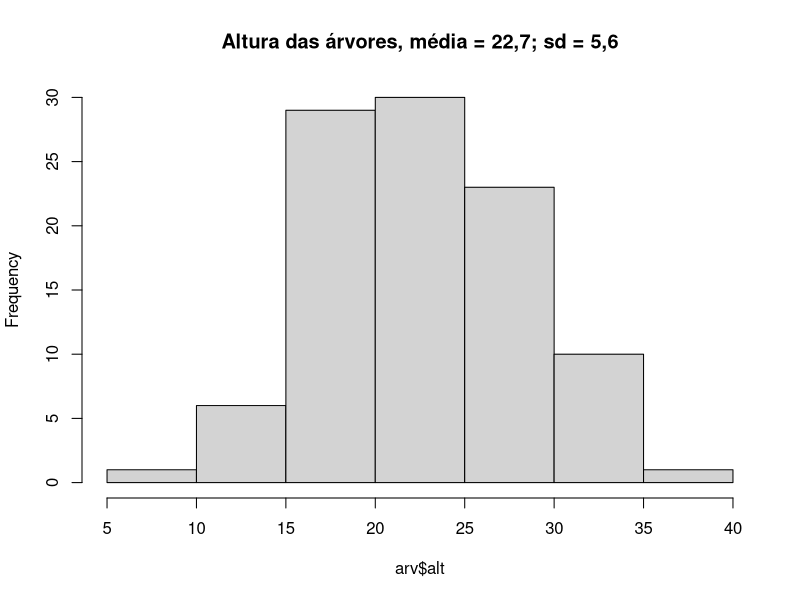
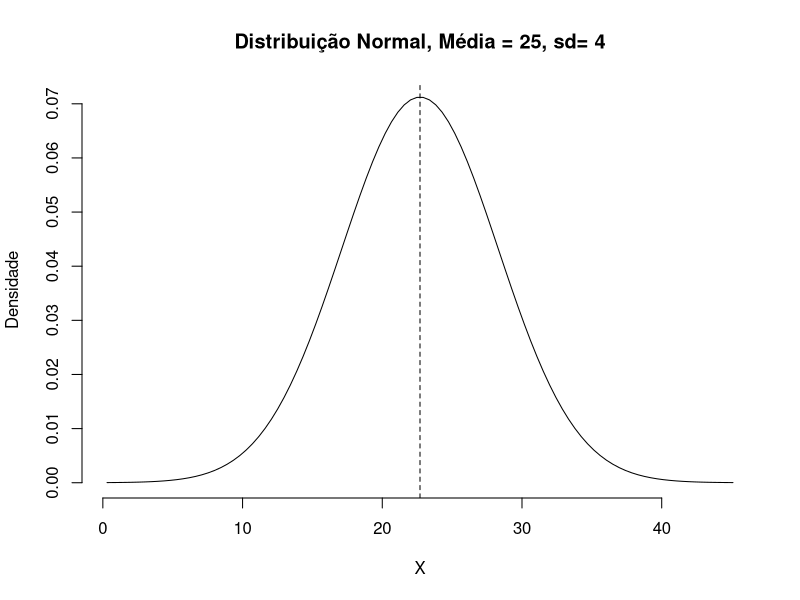
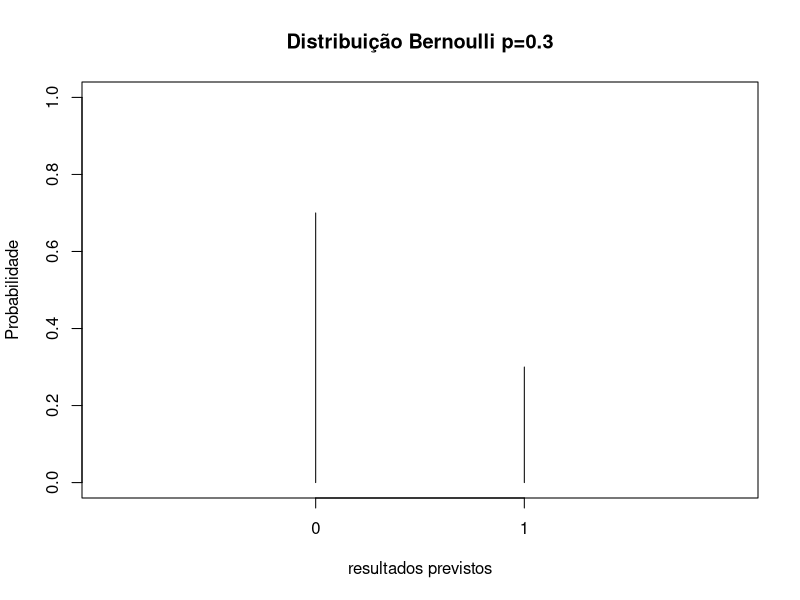
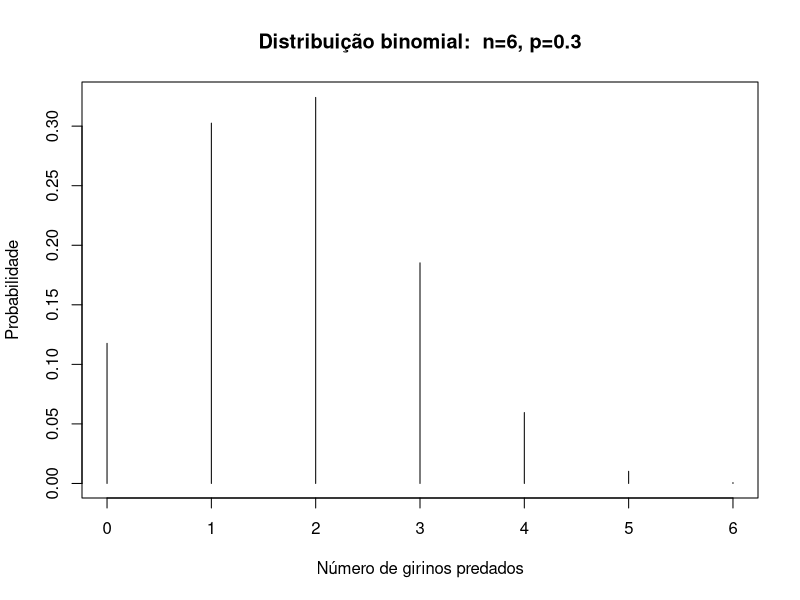
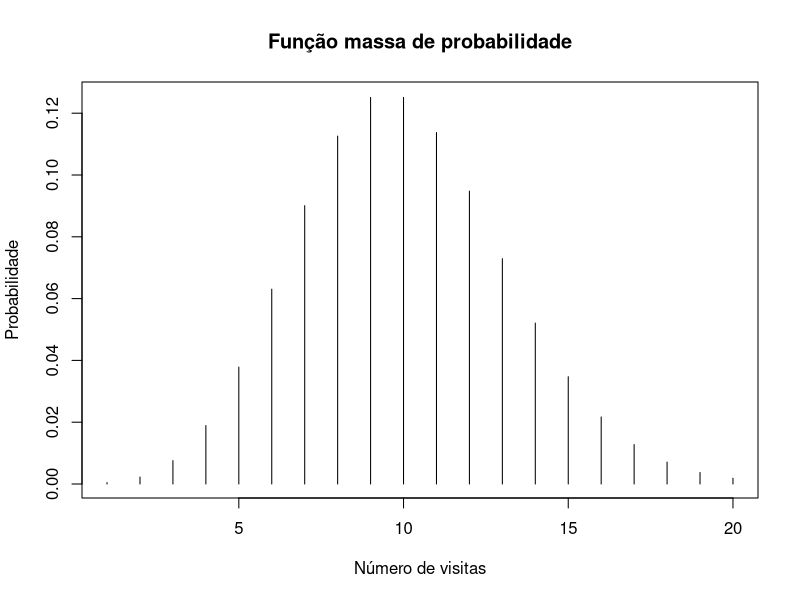
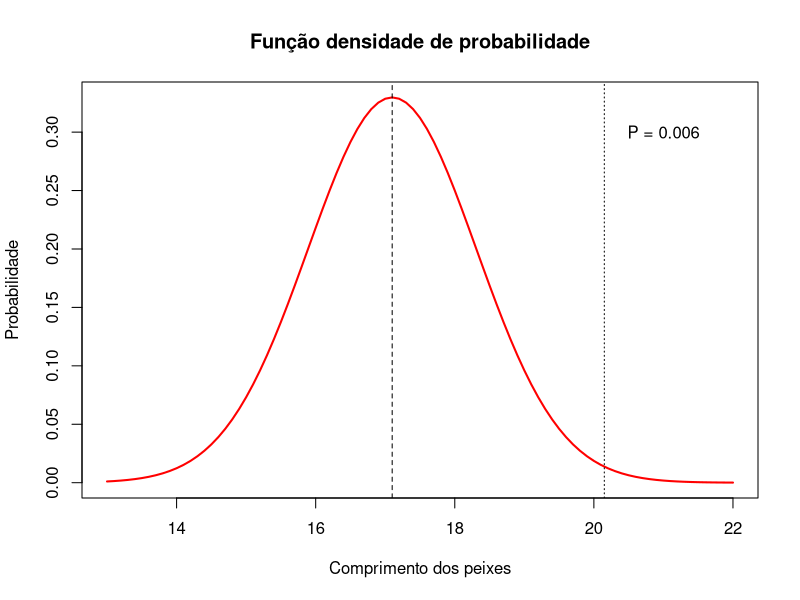
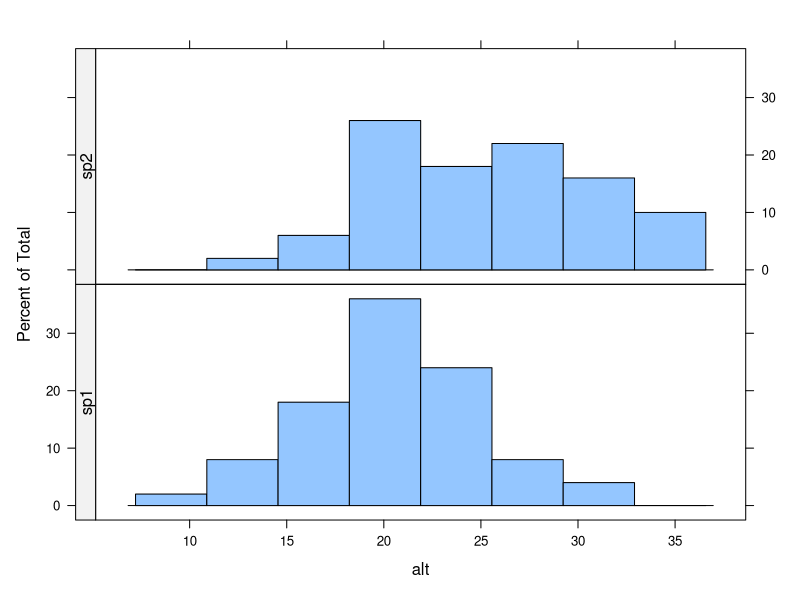
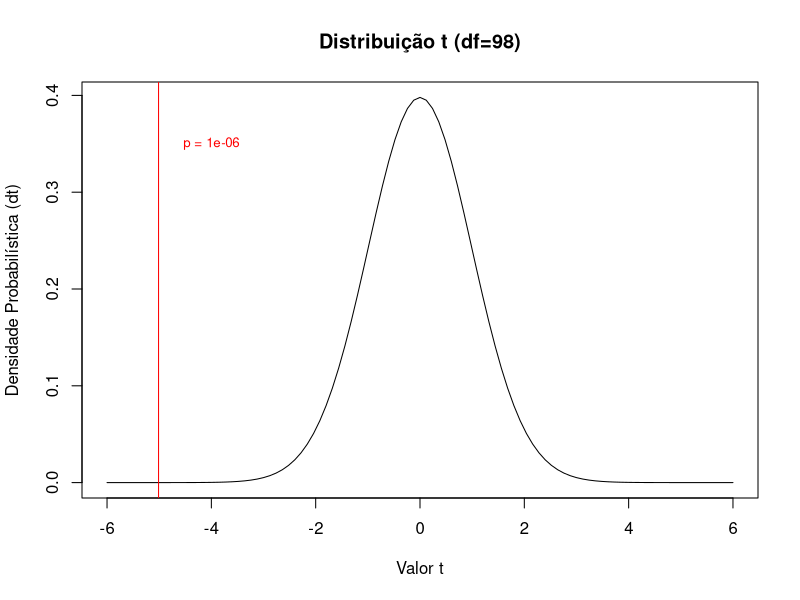

These figures' R source, in order: (Note: this script raises an error after producing the figures.)
#####################################
# Material de acompanhamento Aula 2 #
####################################
# Por: Melina Leite

## Um problema

arv <-read.table("arvores.csv", sep=";", header=T)
hist(arv$alt, main="Altura das árvores, média = 22,7; sd = 5,6")
mean(arv$alt); var(arv$alt); sd(arv$alt)


## Função de probabilidade 

# exemplo de gráfico da função de densidade (prob) de uma distribuição normal
mean=22.7; sd=5.6
lb=10; 
ub=40

x <- seq(-4,4,length=100)*sd + mean
hx <- dnorm(x,mean,sd)

plot(x, hx, type="n", xlab="X", ylab="Densidade",
     main="Distribuição Normal, Média = 25, sd= 4", axes=FALSE)
axis(1)
axis(2)
i <- x >= lb & x <= ub
lines(x, hx)
abline(v=22.7, lty=2)

  
# Algumas Distribuições de Probabilidade
  
## Bernouli: X ~ Bernouli(p)
plot(dbinom(0:1, size=1, prob=0.3), 
     xlim=c(0,3), ylim=c(0,1), 
     xlab="resultados previstos",
     ylab="Probabilidade", 
     main="Distribuição Bernoulli p=0.3",
     type="h", xaxt="n")
axis(1, at=c(1,2), labels = c(0,1))

## Binomial: X ~ Bin(n, p)
plot(y=dbinom(0:6, size=6, prob=0.3), 
     x=c(0:6),
     xlab="Número de girinos predados",
     ylab="Probabilidade", 
     main="Distribuição binomial:  n=6, p=0.3",
     type="h")

## Poisson:  X ~ Pois(λ)
plot(dpois(seq(1,20, by =1), lambda = 10), type ="h",
     xlab = "Número de visitas", 
     ylab = "Probabilidade", 
     main = "Função massa de probabilidade")

## Normal: X ~ N(μ, σ) {.columns-2}
prob <- pnorm(q = 20.15, mean = 17.1, sd = 1.21, lower.tail = F)
prob

x<-seq(13, 22, 0.1)
y=dnorm(x, mean = 17.1, sd=1.21)
plot(x, y, type="l", lwd=2, col="red", 
     ylab = "Probabilidade",
     xlab= "Comprimento dos peixes",
     main ="Função densidade de probabilidade")
abline(v = 17.1, lty=2)
abline(v = 20.15, lty=3)
text(x=21,y=0.3, labels="P = 0.006")


## Voltando ao nosso problema
  
levels(arv$sp)
library(lattice)
histogram(~alt|sp, 
          data = arv,
          layout = c(1,2),
          strip=F,
          strip.left=T)

## Diferença entre as médias das alturas

mean(arv$alt[arv$sp=="sp2"]) - mean(arv$alt[arv$sp=="sp1"])

## Teste t

t.test(arv$alt~arv$sp, var.equal=T)

curve(expr=dt(x, 98),
      main="Distribuição t (df=98)", 
      xlab="Valor t",
      ylab="Densidade Probabilística (dt)",
      xlim=c(-6,6))
abline(v=-5.0125, col="red")

text(x= -4, y=0.35, paste("p =", round(pt(-5.0125,98),6)), 
     cex=0.8, col="red")


# Modelos lineares
  
## ANOVA one-way
# dados novos para sp 3
alt.sp3 <- c(36.90076761,33.23131727,32.82767311,24.93410577,31.87626329,
             28.76824248,26.6436144,31.41238398,27.65383929,31.70425719,
             33.60752445,28.30263354,29.32210674,23.4790054,22.20793046,
             18.28797293,23.39044736,28.75820917,29.94344703,34.47430235,
             32.09820862,26.99845592,27.64858951,31.90557306,33.63236368,
             25.35966179,35.00885172,32.89125598,18.98802229,30.8516906,
             22.04191398,35.37232889,35.67150408,34.30257037,24.43038475,
             20.6274663,31.15717916,23.27023231,36.20568545,34.33068448,
             28.40769054,31.00578874,29.50989158,31.69915991,37.25975797,
             30.1279997,38.623371,35.36472829,29.88304259,31.00145491)

sp3 <- data.frame(alt=alt.sp3, sp=rep("sp3",50))
arv2 <- rbind(arv,sp3)

#pegando uma amostra dos dados para facilitar os cálculos subsequentes
amostras <- seq(1,150,by=5)
arv3 <- arv2[ amostras, ]
arv3 <- arv3[order(arv3$sp),]

# gráfico dos dados usados nas análises
boxplot(alt~sp, data=arv3, ylab="Altura árvores")
points(arv3$alt~arv3$sp)

  
## ANOVA na unha
  
## Soma dos quadrados total
# re-arranjando os dados para fazer os cálculos mais facilmente
arv4 <- data.frame(sp1=arv3$alt[arv3$sp=="sp1"],
                   sp2=arv3$alt[arv3$sp=="sp2"],
                   sp3=arv3$alt[arv3$sp=="sp3"])

media.geral <- mean(arv3$alt)
media.geral
medias.sps <- apply(arv4, 2, mean)
medias.sps
dif.geral <- arv4 - media.geral
ss.especies <- dif.geral^2
ss.especies
ss.total <- sum(ss.especies)
ss.total

vetor.cor <- rep(1:3, each=10) #vetor de cores

# figura da soma dos quadrados total
plot(x = c(1:30), y = arv3$alt, ylim=c(8,40),
     pch=(rep(c(15,16,17), each=10)),
     col=arv3$sp,
     ylab="Altura árvores", xlab="Observações",
     main="Variação total")
for(i in 1:30)
{
  lines(c(i,i),c(arv3$alt[i],mean(arv3$alt)),col=vetor.cor[i])
}
abline(h=media.geral)


## Soma dos quadrados dentro de cada grupo

vetor.medias<-rep(medias.sps, each=10)

#grafico da soma dos quadrados em cada grupo
plot(c(1:30), arv3$alt, ylim=c(8,40),
     pch=(rep(c(15,16,17),each=10)),
     col=vetor.cor,
     main="Variação Intra Grupos",
     ylab="Variável Resposta", xlab="Observações")
for(i in 1:30)
{
  lines(c(i,i),c(vetor.medias[i],arv3$alt[i]),col=vetor.cor[i])
}
lines(c(1,10),c(medias.sps[1],medias.sps[1]),col=1)
lines(c(11,20),c(medias.sps[2],medias.sps[2]),col=2)
lines(c(21,30),c(medias.sps[3],medias.sps[3]),col=3)


## Soma dos quadrados dentro de cada grupo
(ss.sp1=sum((arv4$sp1-medias.sps["sp1"])^2))
(ss.sp2=sum((arv4$sp2-medias.sps["sp2"])^2))
(ss.sp3=sum((arv4$sp3-medias.sps["sp3"])^2))
(ss.intra=ss.sp1+ss.sp2+ss.sp3)

## Soma dos quadrados entre grupos
# grafico da soma dos quadrados entre grupos
plot(c(1:30), vetor.medias, ylim=c(10,40), 
     pch=(rep(c(15,16,17),each=10)),
     col=vetor.cor, 
     main="Variação Entre Grupos", 
     ylab="Variável Resposta", xlab="Observações")
for(i in 1:30)
{
  lines(c(i,i),c(vetor.medias[i],mean(vetor.medias)),col=vetor.cor[i])
}
abline(h=media.geral)
points(c(1:30),arv3$alt, ylim=c(10,50), 
       pch=(rep(c(0,1,2),each=10)), col=vetor.cor, cex=0.5)


## Soma dos quadrados entre grupos 
medias.sps
media.geral
ss.entre=10*sum((medias.sps-media.geral)^2)
ss.entre

#conferindo os cálculos
ss.intra+ss.entre
ss.total

## Desvios médios
ms.entre=ss.entre/2
ms.intra=ss.intra/27
ms.entre
ms.intra

## Cálculo de F
#F - razão das variâncias
F.sps=ms.entre/ms.intra
F.sps

## Distribuição F 

p.sps=pf(F.sps, 2, 27, lower.tail=FALSE)
p.sps

# gráfico da distribuição F indicando o resultado
curve(expr=df(x, 2,27),
      main="Distribuição F de Fisher (df=2,27)", 
      xlab="Valor F",
      ylab="Densidade Probabilística (df)",
      xlim=c(2,12))
abline(v=F.sps, col="red")
abline(h=0, lty=2)

xf=seq(F.sps, 12, 0.01)
ydf=df(xf, 2, 27)
polygon(c(F.sps,xf),c(0,ydf),col="red")

text(x= 7,y=0.08,paste("pf(x) =",
                       round(pf(F.sps,2,27,lower.tail=F),4)), 
     cex=0.8, col="red")

  
## ANOVA no R
anova.sps <- aov(alt~sp, data=arv3)
summary(anova.sps)


## Testes à posteriori - onde estão as diferenças entre os grupos?
boxplot(arv4) # 

## Teste Tukey
TukeyHSD(anova.sps)

#revendo gráfico dos dados
stripchart( arv3$alt~arv3$sp,
      vertical = TRUE, pch = 16, 
      col = c("black", "red", "green"))


## Outra maneira de fazer a ANOVA no R 
lm.anova.sp <- lm(alt~sp, data=arv3)
summary.aov(lm.anova.sp) #mesmo que o summary do aov

## Resultado ANOVA como LM 
summary(lm.anova.sp) 


## Regressão linear simples

# criando a variável nutrientes
nutri <- c(1.09, 1.73, 1.49, 2.84, 3.08, 8.24, 8.67, 6.10, 8.37, 8.03,
           10.62, 14.26, 13.77, 14.81, 14.40, 17.27, 15.46, 18.66, 16.03,
           17.37, 26.80, 27.1, 29.09, 20.46, 24.51, 28.56, 24.87, 27.44,
           26.02, 22.94)

# ordenando arv3 por altura (para criar uma relação com nutrientes)
arv3 <-arv3[order(arv3$alt), ]

#colocando no data.frame de dados
arv3$nutri <- nutri

plot(arv3$alt ~ nutri)

  
## Modelo da Regressão 
alt.nutr <- lm(alt ~ nutri, data = arv3);     summary(alt.nutr)

## Plot da Regressão
plot(arv3$alt ~ nutri)
abline(alt.nutr, col = "red") # reta da regressão
abline(h = mean(arv3$alt), col = "blue", lty = 2) #reta hip nula  


## Análise de Covariância
plot(alt~nutri, data=arv3, col=arv3$sp)

## Modelo da ANCOVA: aditivo 
alt.sp.nutr <- lm(alt ~ nutri + sp, data = arv3);     summary(alt.sp.nutr)


## Gráfico ANCOVA aditivo
# tirando os valores de intercepto do modelo para cada especie
coef(alt.sp.nutr)
int.sp1 <- coef(alt.sp.nutr)[1]
int.sp2 <- coef(alt.sp.nutr)[1]+coef(alt.sp.nutr)[3]
int.sp3 <- coef(alt.sp.nutr)[1]+coef(alt.sp.nutr)[4]

plot(alt~nutri, data=arv3, col=arv3$sp)

# reta de regressão para espécie 1
abline(a=int.sp1, b=coef(alt.sp.nutr)[2], col="black")
# reta de regressão para sp 2
abline(a=int.sp2, b=coef(alt.sp.nutr)[2], col="red")
# reta de regressão para ps 3
abline(a=int.sp3, b=coef(alt.sp.nutr)[2], col="green")


## Modelo ANCOVA com interação 
# duas notações para o mesmo modelo:
alt.sp.nutr2 <- lm(alt ~ nutri + sp + nutri:sp, data=arv3)
alt.sp.nutr3 <- lm(alt ~ nutri*sp, data=arv3) #
summary(alt.sp.nutr3)

## Gráfico ANCOVA com interação

# interceptos
int.sp1 <- coef(alt.sp.nutr2)[1]
int.sp2 <- coef(alt.sp.nutr2)[1] + coef(alt.sp.nutr2)[3]
int.sp3 <- coef(alt.sp.nutr2)[1] + coef(alt.sp.nutr2)[4]

#coeficientes
coef.sp1 <- coef(alt.sp.nutr2)[2]
coef.sp2 <- coef(alt.sp.nutr2)[2] + coef(alt.sp.nutr2)[5]
coef.sp3 <- coef(alt.sp.nutr2)[2] + coef(alt.sp.nutr2)[6]

plot(alt~nutri, data=arv3, col=arv3$sp)

abline(a=int.sp1, b=coef.sp1, col="black", xlim=c(0.5))
abline(a=int.sp2, b=coef.sp2, col="red")
abline(a=int.sp3, b=coef.sp3, col="green")

## Tabela de ANOVA do modelo

summary.aov(alt.sp.nutr3)


## Modelos lineares generalizados

## GLM Poisson 
atrop <- read.table("atropela.csv", header = T, sep = ";")

plot( atrop$TOT.N ~ atrop$D.PARK,
      xlab = " Distância ao parque",
      ylab = "Número de atropelamentos")

## Modelo GLM Poisson 
mod <- glm(TOT.N ~ D.PARK, data = atrop, family = poisson)
summary(mod)


## Testando contra hipótese nula 
anova(mod, test = "Chisq")

## Gráfico Modelo GLM Poisson
coefi <- coef(mod)
coefi

plot(atrop$TOT.N~atrop$D.PARK,
     xlim = c(0,25000), ylim = c(0, 110),
     xlab = "Distância ao parque", ylab = "Número de atropelamentos")

#essa função plota a curva do modelo, colocamos exp para voltar à escala original dos dados
curve(exp(coefi[1] + coefi[2]*x), 
      xlim = c(0,25000), ylim = c(0, 110),
      xlab = "", ylab = "", 
      add=T, #adicionando a curva no plot já desenhado
      col="red")

  
## GLM Binomial
veados <- read.table("veados_parasitas.csv", header=T, sep=";")

str(veados)
summary(veados)

prop.veados <- veados$infectado/veados$amostrado
prop.veados

plot(prop.veados ~ veados$openland,
ylim=c(0,1),
xlab = "Porcentagem de vegetação aberta",
ylab="Proporção de veados infectados")


## Modelo GLM binomial 
y <- cbind(veados$infectado, veados$amostrado - veados$infectado)
mod.veado <- glm(y ~  openland, data=veados, family="binomial")
summary(mod.veado)

## Teste GLM binomial
anova(mod.veado, test = "Chisq")

## Gráfico GLM binomial
# salvando os coeficientes
coefs <- coef(mod.veado)
coefs
#lembre que estes coefs foram linearizados com a função de ligação
# para a binomial a link function é a logit
# então temos que transformar os y no inverso do logit, a função é essa:
invlogit = function(x) return(exp(x)/(1+exp(x)))

plot(prop.veados ~ veados$openland, ylim=c(0,1))
#usando o invlogit para desenhar a curva:
curve(invlogit(coefs[1] + coefs[2]*x), add=T, col="red")


# Checando as premissas dos modelos

## Teste de normalidade 
shapiro.test(arv3$alt)

shapiro.test(arv$alt[arv$sp == "sp1"])
shapiro.test(arv$alt[arv$sp == "sp2"])

## Teste de homogeneidade de variâncias
bartlett.test(arv3$alt~arv3$sp)

## Teste homogeneidade de variâncias
# carregando o pacote car que tem a função do teste
library(car)
leveneTest(arv3$alt~arv3$sp)


## Checagem do ajuste do modelo - Resíduos

resid(anova.sps)
#residuals(anova.sps) # o mesmo que a função de cima

## Resíduos ANOVA: alt ~ sp
par(mfrow=c(2,2)) # separando a área gráfica em 4 espaços 
plot(anova.sps)

## Resíduos regressão: alt ~ nutri
plot(alt.nutr)

## Resíduos ANCOVA aditivo: alt ~ sp + nutri
plot(alt.sp.nutr)

## Resíduos ANCOVA interativo: alt ~ sp * nutri
plot(alt.sp.nutr2)

## Resíduos GLM poisson: atrop ~ dist.park
plot(mod)

## Resíduos LM com a poisson: atrop ~ dist.park
plot(lm(TOT.N ~ D.PARK, data = atrop))

## Resíduos GLM binomial: prop.infec ~ openland
plot( mod.veado)

## Resíduos LM com a binomial: prop.infec ~ openland
plot( lm(prop.veados ~ veados$openland))


par(mfrow=c(1,1)) # para "desligar" o par inicial
